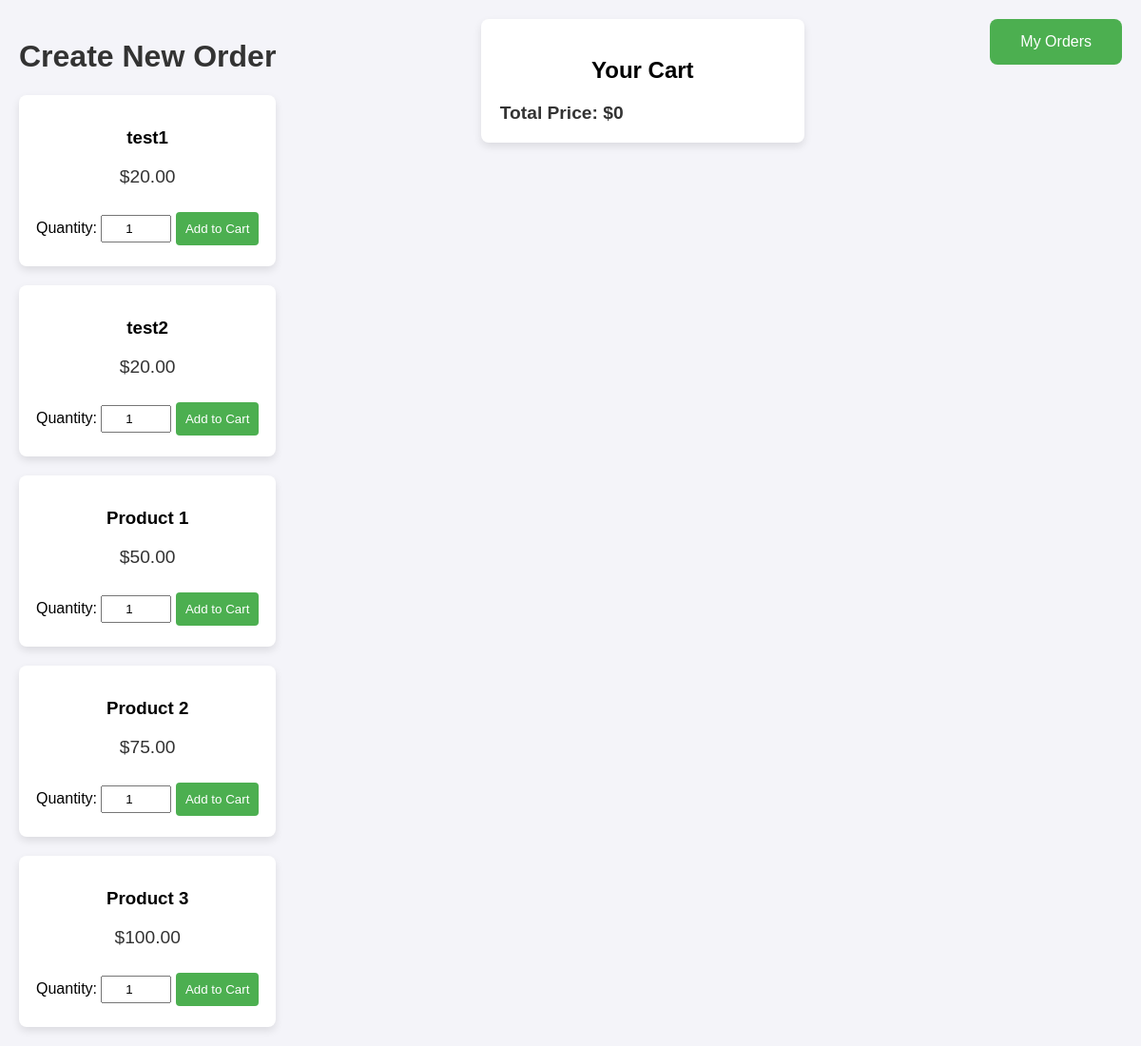
The page / on the database its author committed.
### orders/models.py (models this page shows, shortened)
class Product(models.Model):
    name = models.CharField(max_length=100)
    price = models.DecimalField(max_digits=10, decimal_places=2)

### orders/views.py (the view)
# urls.py: path('', views.home_page, name='home_page'),
def home_page(request):
    products = Product.objects.all()
    return render(request, 'orders/home_page.html', {'products': products})

### orders/templates/orders/home_page.html (shortened to what this page needs)
<!DOCTYPE html>
<html lang="en">
<head>
</head>
<body>
    <div>
        <h1>Create New Order</h1>
        <div class="products-container">
            {% for product in products %}
                <div class="product-item">
                    <h3>{{ product.name }}</h3>
                    <p class="price">${{ product.price }}</p>
                    <label for="quantity_{{ product.id }}">Quantity:</label>
                    <input type="number" id="quantity_{{ product.id }}" value="1" min="1" oninput="updateCart({{ product.id }}, this.value)">
                    <button class="add-to-cart-btn" onclick="addToCart({{ product.id }}, '{{ product.name }}', {{ product.price }})">Add to Cart</button>
                </div>
            {% endfor %}
        </div>
    </div>
    <div class="cart-container">
        <h2>Your Cart</h2>
        <div class="total-price" id="totalPrice">Total Price: $0</div>
    </div>
    <div>
        <button style="background-color: #4CAF50; color: white; font-size: 16px; padding: 15px 32px; border: none; border-radius: 8px; cursor: pointer; text-align: center;">
            <a href="{% url 'my_orders' %}" style="text-decoration: none; color: white; font-size: inherit;">My Orders</a>
        </button>
    </div>
</body>
</html>

### orders/templates/orders/home_page.html (style rules this page uses)
body { font-family: Arial, sans-serif; margin: 0; padding: 20px; background-color: #f4f4f9; display: flex; justify-content: space-between; }
h1 { color: #333; text-align: center; }
.products-container { display: grid; grid-template-columns: repeat(auto-fill, minmax(200px, 1fr)); gap: 20px; flex-grow: 1; }
.product-item { background-color: #fff; padding: 15px; border-radius: 8px; box-shadow: 0 4px 8px rgba(0, 0, 0, 0.1); text-align: center; }
.product-item h3 { margin-bottom: 10px; }
.product-item .price { font-size: 1.2em; color: #333; }
.product-item input[type="number"] { padding: 5px; width: 60px; margin: 10px 0; text-align: center; }
.add-to-cart-btn { background-color: #4CAF50; color: white; padding: 10px; border: none; border-radius: 4px; cursor: pointer; }
.cart-container { width: 300px; padding: 20px; background-color: #fff; border-radius: 8px; box-shadow: 0 4px 8px rgba(0, 0, 0, 0.1); margin-left: 20px; height: fit-content; }
.cart-container h2 { text-align: center; }
.total-price { font-size: 1.2em; margin-top: 20px; font-weight: bold; color: #333; }

### rows shown on the page
Product: name "test1", price "20.00", id "1"
Product: name "test2", price "20.00"
Product: name "Product 1", price "50.00"
Product: name "Product 2", price "75.00"
Product: name "Product 3", price "100.00"
